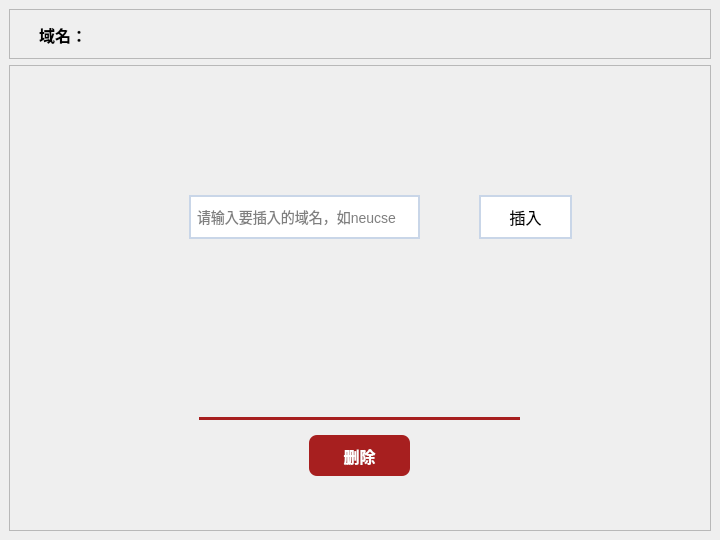
<?xml version="1.0" encoding="UTF-8"?>
<ui version="4.0">
 <class>categoryDetailsWindow</class>
 <widget class="QWidget" name="categoryDetailsWindow">
  <property name="geometry">
   <rect>
    <x>0</x>
    <y>0</y>
    <width>720</width>
    <height>540</height>
   </rect>
  </property>
  <property name="windowTitle">
   <string>分类详情</string>
  </property>
  <property name="styleSheet">
   <string notr="true">
QPushButton {
    color: black;
    background-color:white;
    font-size: 16px;
    border: 2px solid #C9D6E8;
}
QLineEdit {
    background:transparent;
    border:none;
    outline:none;
}
#insertInput{
    background-color:white;border: 2px solid #C9D6E8;
    padding: 4px;
    font-size: 14px;
}
#domainShow:hover{
    border: none;
    outline:none;
}

#confirmEdit{
    border: 2px solid rgb(167, 31, 31);
    border-top: none;         /* 不显示上边框 */
    border-left: none;        /* 不显示左边框 */
    border-right: none;       /* 不显示右边框 */
    border-bottom: 3px solid rgb(167, 31, 31); /* 只设置下边框 */
}
#confirmEdit::placeholder {
    text-align:center;
    color: rgb(167, 31, 31);
}

#deleteButton{
    color: white;
    padding: 10px 20px;
    font-size: 16px;
    border-radius: 8px;
    border: none;
    background-color:rgb(167, 31, 31);
}

#deleteButton:hover{
    background-color:rgb(126, 28, 28);
}

QLineEdit:hover {
    border: 2px solid rgb(145, 168, 235);
}

QLineEdit:placeholder {
    border-color: #4c65af;
    outline: none;
}

QLineEdit:focus {
    border: 2px solid #4c65af;
    outline: none;
}
   </string>
  </property>
  <widget class="QFrame" name="verticalFrame">
   <property name="geometry">
    <rect>
     <x>0</x>
     <y>0</y>
     <width>720</width>
     <height>540</height>
    </rect>
   </property>
   <layout class="QVBoxLayout" name="verticalLayout">
    <item>
     <widget class="QFrame" name="frame">
      <property name="maximumSize">
       <size>
        <width>16777215</width>
        <height>50</height>
       </size>
      </property>
      <property name="frameShape">
       <enum>QFrame::Shape::StyledPanel</enum>
      </property>
      <property name="frameShadow">
       <enum>QFrame::Shadow::Raised</enum>
      </property>
      <widget class="QLabel" name="label">
       <property name="geometry">
        <rect>
         <x>30</x>
         <y>0</y>
         <width>71</width>
         <height>51</height>
        </rect>
       </property>
       <property name="font">
        <font>
         <pointsize>12</pointsize>
         <bold>true</bold>
        </font>
       </property>
       <property name="text">
        <string>域名：</string>
       </property>
      </widget>
      <widget class="QLineEdit" name="domainShow">
       <property name="geometry">
        <rect>
         <x>110</x>
         <y>0</y>
         <width>471</width>
         <height>51</height>
        </rect>
       </property>
       <property name="font">
        <font>
         <pointsize>11</pointsize>
        </font>
       </property>
       <property name="text">
        <string/>
       </property>
       <property name="alignment">
        <set>Qt::AlignmentFlag::AlignCenter</set>
       </property>
      </widget>
     </widget>
    </item>
    <item>
     <widget class="QFrame" name="frame_2">
      <property name="frameShape">
       <enum>QFrame::Shape::StyledPanel</enum>
      </property>
      <property name="frameShadow">
       <enum>QFrame::Shadow::Raised</enum>
      </property>
      <widget class="QLineEdit" name="insertInput">
       <property name="geometry">
        <rect>
         <x>180</x>
         <y>130</y>
         <width>231</width>
         <height>44</height>
        </rect>
       </property>
       <property name="placeholderText">
        <string>请输入要插入的域名，如neucse</string>
       </property>
      </widget>
      <widget class="QPushButton" name="insertButton">
       <property name="geometry">
        <rect>
         <x>470</x>
         <y>130</y>
         <width>93</width>
         <height>44</height>
        </rect>
       </property>
       <property name="text">
        <string>插入</string>
       </property>
      </widget>
      <widget class="QPushButton" name="deleteButton">
       <property name="geometry">
        <rect>
         <x>300</x>
         <y>370</y>
         <width>101</width>
         <height>41</height>
        </rect>
       </property>
       <property name="font">
        <font>
         <pointsize>-1</pointsize>
         <bold>true</bold>
        </font>
       </property>
       <property name="text">
        <string>删除</string>
       </property>
      </widget>
      <widget class="QLineEdit" name="confirmEdit">
       <property name="geometry">
        <rect>
         <x>190</x>
         <y>324</y>
         <width>321</width>
         <height>31</height>
        </rect>
       </property>
       <property name="alignment">
        <set>Qt::AlignmentFlag::AlignCenter</set>
       </property>
      </widget>
     </widget>
    </item>
   </layout>
  </widget>
 </widget>
 <resources/>
 <connections/>
</ui>
